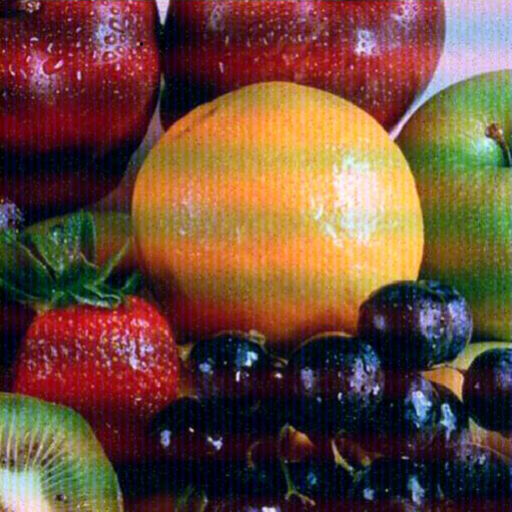
%> input picture A.bmp, 512 x 512 px
$ octave --eval "result = ques3(imread('A.bmp'));"   (GNU Octave 9; MATLAB toolbox functions it lacks are replaced by stand-ins)
%> lines starting %> are read from the running program, lines starting %| are printed output that depends on the picture; in (x1, y1, x2, y2) boxes, pixels count from 0 and x2, y2 are one past the last pixel; in counts of white or black regions, pixels touching at a corner belong together; the program's own positions count from 1
function [ numHoles ] = ques3( Img)

GrayImg   = rgb2gray(Img);
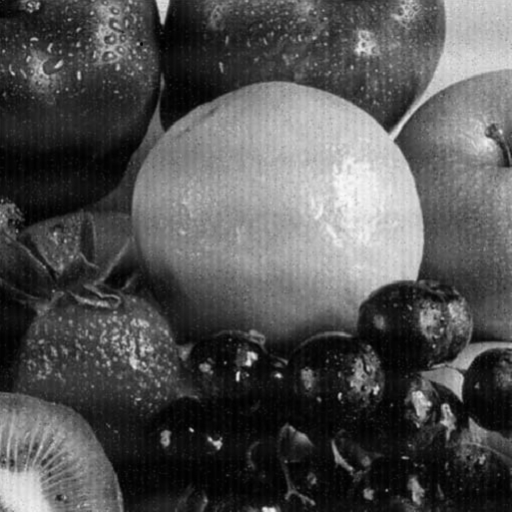
%> GrayImg: size 512x512 uint8; min 0, max 250, mean 82
binaryImg =~ imbinarize(GrayImg);
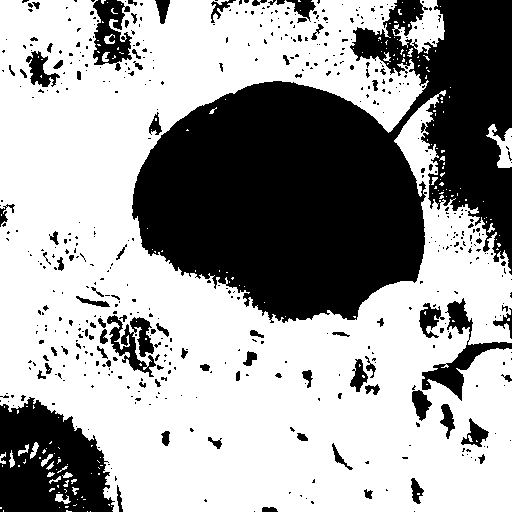
%> binaryImg: size 512x512 logical; 63.6% white; 534 black regions (448 under 20 px), largest, box (x1, y1, x2, y2) and area: (132, 0, 512, 323) 72005, (0, 397, 115, 512) 9290, (422, 298, 512, 401) 2024


[~, numHoles] = bwlabel(binaryImg);
%> numHoles = 193
numHoles = numHoles-1;
%> numHoles = 192
end

$ run again, on BS2.png
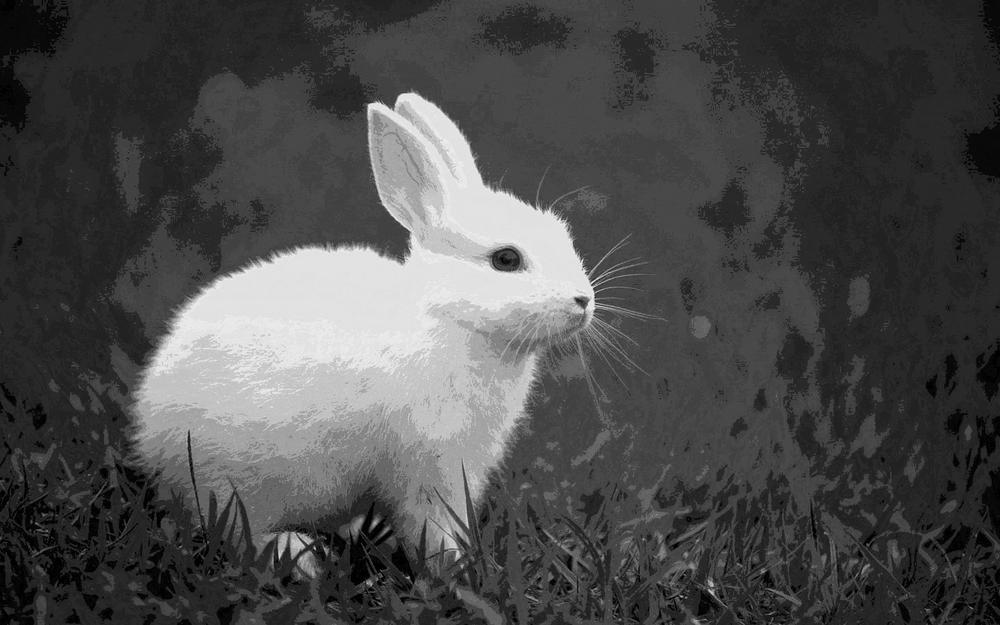
%> input picture BS2.png, 1000 x 625 px, shrunk from 1440 x 900 before the run
%> in ques3, `binaryImg =~ imbinarize(GrayImg);`:
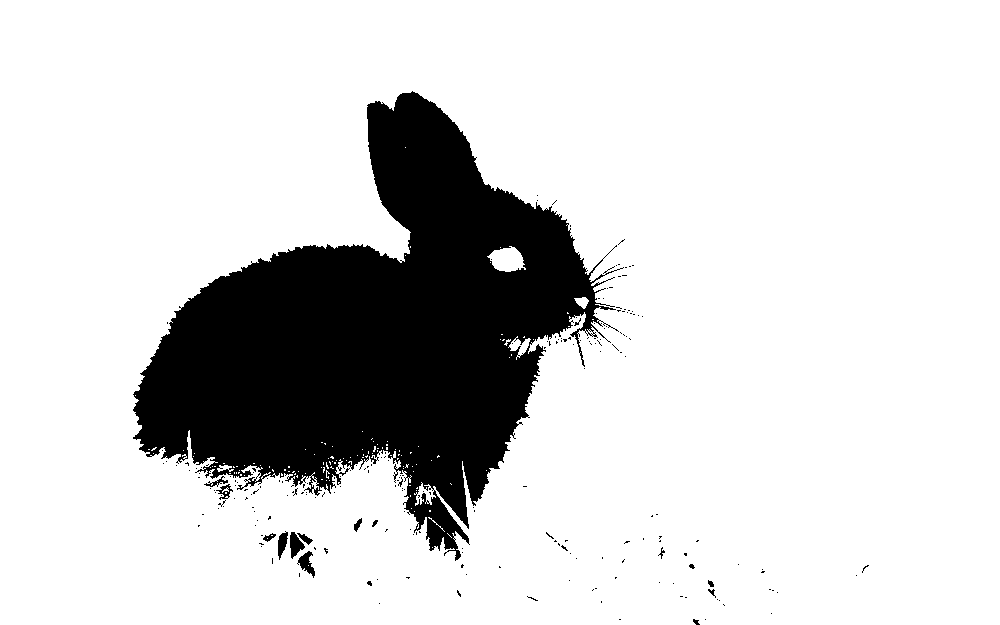
%> binaryImg: size 625x1000 logical; 83% white; 223 black regions (208 under 20 px), largest, box (x1, y1, x2, y2) and area: (133, 91, 624, 561) 104399, (290, 532, 305, 559) 228, (297, 551, 315, 578) 219
%> in ques3, `[~, numHoles] = bwlabel(binaryImg);`: numHoles = 130
%> in ques3, `numHoles = numHoles-1;`: numHoles = 129
